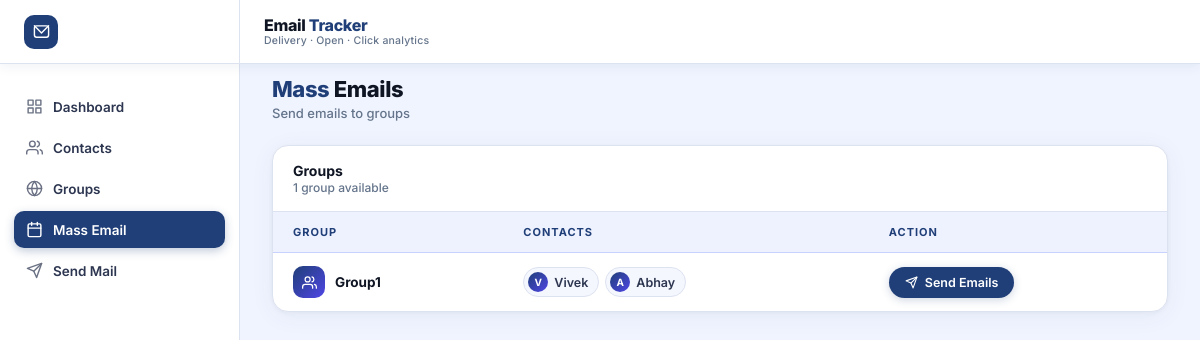
Page /schedule/ on the earlier database version.
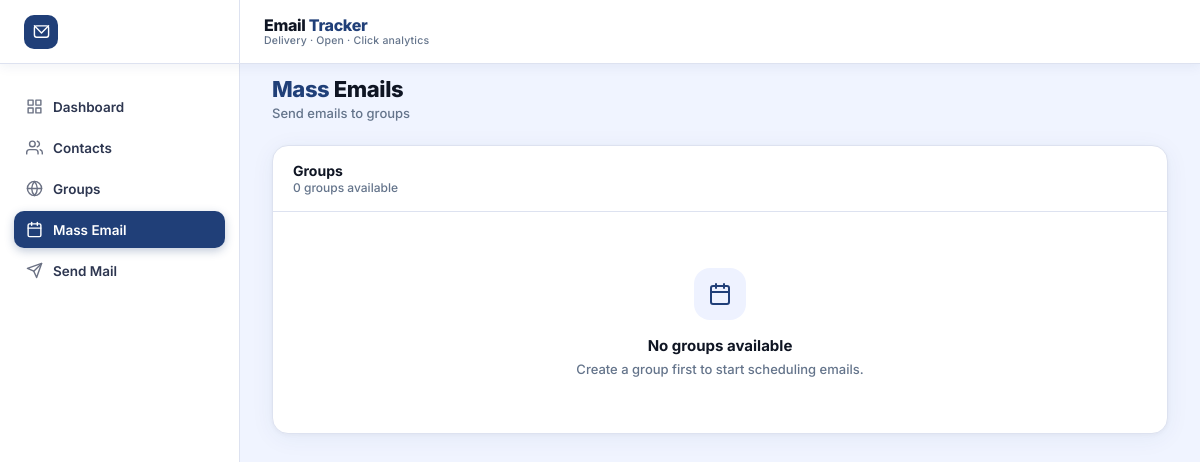
Same page on the later database version.
### tracker/models.py (models this page shows, shortened)
class Group(models.Model):
    name = models.CharField(max_length=200)
    contacts = models.ManyToManyField(Contact)
    created_at = models.DateTimeField(auto_now_add=True)

class Contact(models.Model):
    name = models.CharField(max_length=200)
    email = models.EmailField(unique=True)
    created_at = models.DateTimeField(auto_now_add=True)

### tracker/views.py (the view)
# urls.py: path("schedule/", views.schedule_page, name="schedule"),
def schedule_page(request):
    groups = Group.objects.all()
    return render(request, "schedule.html", {"groups": groups})

### tracker/templates/schedule.html (shortened to what this page needs)
{% extends 'base.html' %}
{% block nav_schedule %}active{% endblock %}
{% block content %}
    <div class="page-header">
        <div>
            <div class="page-title"><span>Mass</span> Emails</div>
            <div class="page-subtitle">Send emails to groups</div>
        </div>
    </div>
    <div class="table-wrap">
        <div class="table-toolbar">
            <div>
                <div class="table-title">Groups</div>
                <div class="table-count">{{ groups|length }} group{{ groups|length|pluralize }} available</div>
            </div>
        </div>
        <div class="table-scroll">
            {% if groups %}
            <table>
                <thead>
                    <tr>
                        <th>Group</th>
                        <th>Contacts</th>
                        <th>Action</th>
                    </tr>
                </thead>
                <tbody>
                    {% for group in groups %}
                    <tr>
                        <td>
                            <div class="group-name-cell">
                                <div class="group-avatar">
                                    <svg viewBox="0 0 24 24" fill="none" stroke="currentColor" stroke-width="2"
                                         stroke-linecap="round" stroke-linejoin="round">
                                        <path d="M17 21v-2a4 4 0 0 0-4-4H5a4 4 0 0 0-4 4v2"/>
                                        <circle cx="9" cy="7" r="4"/>
                                        <path d="M23 21v-2a4 4 0 0 0-3-3.87"/>
                                        <path d="M16 3.13a4 4 0 0 1 0 7.75"/>
                                    </svg>
                                </div>
                                <span class="group-label">{{ group.name }}</span>
                            </div>
                        </td>
                        <td>
                            <div class="contact-names-cell">
                                {% for contact in group.contacts.all %}
                                    <span class="contact-name-tag">
                                        <span class="contact-name-initial">{{ contact.name|first|upper }}</span>
                                        {{ contact.name }}
                                    </span>
                                {% empty %}
                                    <span class="no-members">No contacts</span>
                                {% endfor %}
                            </div>
                        </td>
                        <td>
    <button
        class="send-email-btn"
        data-group-id="{{ group.id }}"
        data-group-name="{{ group.name }}"
        onclick="handleSend(this)"
    >
        <svg viewBox="0 0 24 24" fill="none" stroke="currentColor" stroke-width="2"
             stroke-linecap="round" stroke-linejoin="round">
            <line x1="22" y1="2" x2="11" y2="13"/>
            <polygon points="22 2 15 22 11 13 2 9 22 2"/>
        </svg>
        Send Emails
    </button>
</td>
                    </tr>
                    {% endfor %}
                </tbody>
            </table>
            {% else %}
            <div class="empty-state">
                <div class="empty-icon">
                    <svg viewBox="0 0 24 24" fill="none" stroke="currentColor" stroke-width="2"
                         stroke-linecap="round" stroke-linejoin="round">
                        <rect x="3" y="4" width="18" height="18" rx="2" ry="2"/>
                        <line x1="16" y1="2" x2="16" y2="6"/>
                        <line x1="8" y1="2" x2="8" y2="6"/>
                        <line x1="3" y1="10" x2="21" y2="10"/>
                    </svg>
                </div>
                <div class="empty-title">No groups available</div>
                <div class="empty-sub">Create a group first to start scheduling emails.</div>
            </div>
            {% endif %}
        </div>
    </div>
{% endblock %}

Differences in the rows shown:
removed Group: name "Group1"
removed Contact: name|first "V", name "Vivek"
removed Contact: name|first "A", name "Abhay"
Other differences:
{{ groups|length }}: "1" → "0"
text no longer shown: "GROUP CONTACTS ACTION"
text now shown: "No groups available Create a group first to start scheduling emails."
